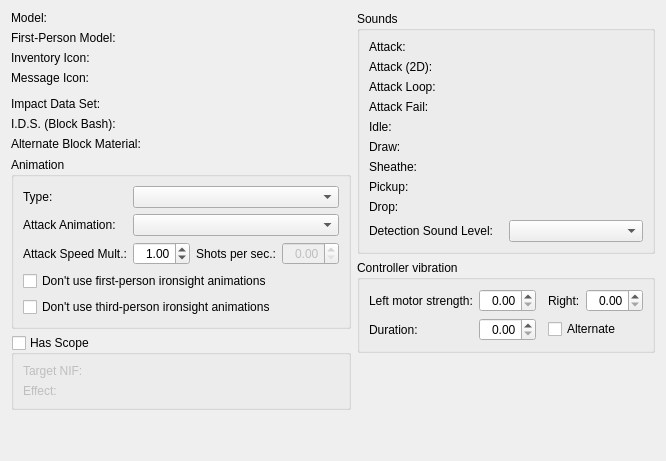
     <widget class="QWidget" name="tabArt">
      <attribute name="title">
       <string>Art and Sound</string>
      </attribute>
      <layout class="QHBoxLayout" name="horizontalLayout_2">
       <item>
        <layout class="QVBoxLayout" name="verticalLayout_2">
         <item>
          <layout class="QGridLayout" name="gridLayout_12">
           <item row="7" column="1">
            <widget class="DKFormPicker" name="impactDataSetBlockBash"/>
           </item>
           <item row="3" column="0">
            <widget class="QLabel" name="label_48">
             <property name="text">
              <string>Inventory Icon:</string>
             </property>
             <property name="buddy">
              <cstring>iconInventory</cstring>
             </property>
            </widget>
           </item>
           <item row="8" column="0">
            <widget class="QLabel" name="label_38">
             <property name="text">
              <string>Alternate Block Material:</string>
             </property>
             <property name="buddy">
              <cstring>alternateBlockMaterial</cstring>
             </property>
            </widget>
           </item>
           <item row="5" column="0" colspan="2">
            <widget class="DKFormDestructionDataButton" name="destructionData"/>
           </item>
           <item row="6" column="0">
            <widget class="QLabel" name="label_36">
             <property name="text">
              <string>Impact Data Set:</string>
             </property>
             <property name="buddy">
              <cstring>impactDataSet</cstring>
             </property>
            </widget>
           </item>
           <item row="0" column="0">
            <widget class="QLabel" name="label_34">
             <property name="text">
              <string>Model:</string>
             </property>
             <property name="buddy">
              <cstring>model</cstring>
             </property>
            </widget>
           </item>
           <item row="6" column="1">
            <widget class="DKFormPicker" name="impactDataSet"/>
           </item>
           <item row="0" column="1">
            <widget class="DKFormNIFPicker" name="model">
             <property name="whatsThis">
              <string>The 3D model used for this weapon when it's seen in the world, or when it's seen wielded from a third-person perspective.</string>
             </property>
            </widget>
           </item>
           <item row="7" column="0">
            <widget class="QLabel" name="label_37">
             <property name="text">
              <string>I.D.S. (Block Bash):</string>
             </property>
             <property name="buddy">
              <cstring>impactDataSetBlockBash</cstring>
             </property>
            </widget>
           </item>
           <item row="8" column="1">
            <widget class="DKFormPicker" name="alternateBlockMaterial"/>
           </item>
           <item row="2" column="0">
            <widget class="QLabel" name="label_35">
             <property name="text">
              <string>First-Person Model:</string>
             </property>
             <property name="buddy">
              <cstring>firstPersonModel</cstring>
             </property>
            </widget>
           </item>
           <item row="2" column="1">
            <widget class="DKFormPicker" name="firstPersonModel">
             <property name="whatsThis">
              <string>The weapon model object used for this weapon when it's seen from a first-person perspective. For some reason, this is a Static form and not just a NIF path.</string>
             </property>
            </widget>
           </item>
           <item row="4" column="0">
            <widget class="QLabel" name="label_49">
             <property name="text">
              <string>Message Icon:</string>
             </property>
             <property name="buddy">
              <cstring>iconMessage</cstring>
             </property>
            </widget>
           </item>
           <item row="3" column="1">
            <widget class="DKGameFilePicker" name="iconInventory">
             <property name="whatsThis">
              <string>Unused.</string>
             </property>
             <property name="standardConfiguration">
              <enum>DKGameFilePicker::Textures</enum>
             </property>
            </widget>
           </item>
           <item row="4" column="1">
            <widget class="DKGameFilePicker" name="iconMessage">
             <property name="whatsThis">
              <string>Unused.</string>
             </property>
             <property name="standardConfiguration">
              <enum>DKGameFilePicker::Textures</enum>
             </property>
            </widget>
           </item>
          </layout>
         </item>
         <item>
          <widget class="QGroupBox" name="groupBox_5">
           <property name="title">
            <string>Animation</string>
           </property>
           <layout class="QGridLayout" name="gridLayout_14">
            <item row="2" column="0">
             <widget class="QLabel" name="label_43">
              <property name="text">
               <string>Attack Speed Mult.:</string>
              </property>
              <property name="buddy">
               <cstring>animAttackMult</cstring>
              </property>
             </widget>
            </item>
            <item row="1" column="0">
             <widget class="QLabel" name="label_42">
              <property name="text">
               <string>Attack Animation:</string>
              </property>
              <property name="buddy">
               <cstring>attackAnim</cstring>
              </property>
             </widget>
            </item>
            <item row="2" column="3">
             <widget class="QDoubleSpinBox" name="animShotsPerSec">
              <property name="enabled">
               <bool>false</bool>
              </property>
              <property name="alignment">
               <set>Qt::AlignRight|Qt::AlignTrailing|Qt::AlignVCenter</set>
              </property>
             </widget>
            </item>
            <item row="2" column="2">
             <widget class="QLabel" name="label_44">
              <property name="text">
               <string>Shots per sec.:</string>
              </property>
              <property name="buddy">
               <cstring>animShotsPerSec</cstring>
              </property>
             </widget>
            </item>
            <item row="3" column="0" colspan="4">
             <widget class="QCheckBox" name="flagNoFirstPersonISAnims">
              <property name="text">
               <string>Don't use first-person ironsight animations</string>
              </property>
             </widget>
            </item>
            <item row="2" column="1">
             <widget class="QDoubleSpinBox" name="animAttackMult">
              <property name="alignment">
               <set>Qt::AlignRight|Qt::AlignTrailing|Qt::AlignVCenter</set>
              </property>
              <property name="value">
               <double>1.000000000000000</double>
              </property>
             </widget>
            </item>
            <item row="0" column="0">
             <widget class="QLabel" name="label_41">
              <property name="text">
               <string>Type:</string>
              </property>
              <property name="buddy">
               <cstring>weaponType</cstring>
              </property>
             </widget>
            </item>
            <item row="1" column="1" colspan="3">
             <widget class="QComboBox" name="attackAnim"/>
            </item>
            <item row="0" column="1" colspan="3">
             <widget class="QComboBox" name="weaponType"/>
            </item>
            <item row="4" column="0" colspan="4">
             <widget class="QCheckBox" name="flagNoThirdPersonISAnims">
              <property name="text">
               <string>Don't use third-person ironsight animations</string>
              </property>
             </widget>
            </item>
           </layout>
          </widget>
         </item>
         <item>
          <widget class="QGroupBox" name="scopeGroupbox">
           <property name="title">
            <string>Has Scope</string>
           </property>
           <property name="checkable">
            <bool>true</bool>
           </property>
           <property name="checked">
            <bool>false</bool>
           </property>
           <layout class="QGridLayout" name="gridLayout_13">
            <item row="0" column="0">
             <widget class="QLabel" name="label_39">
              <property name="text">
               <string>Target NIF:</string>
              </property>
              <property name="buddy">
               <cstring>scopeTargetNIF</cstring>
              </property>
             </widget>
            </item>
            <item row="0" column="1">
             <widget class="DKFormNIFPicker" name="scopeTargetNIF">
              <property name="whatsThis">
               <string>A 3D model to serve as a screen overlay when using the weapon's scope.</string>
              </property>
             </widget>
            </item>
            <item row="1" column="0">
             <widget class="QLabel" name="label_40">
              <property name="text">
               <string>Effect:</string>
              </property>
              <property name="buddy">
               <cstring>scopeEffect</cstring>
              </property>
             </widget>
            </item>
            <item row="1" column="1">
             <widget class="DKFormPicker" name="scopeEffect">
              <property name="whatsThis">
               <string>An EffectShader to be applied to the target or the view when the scope is used.</string>
              </property>
             </widget>
            </item>
           </layout>
          </widget>
         </item>
         <item>
          <spacer name="verticalSpacer_3">
           <property name="orientation">
            <enum>Qt::Vertical</enum>
           </property>
           <property name="sizeHint" stdset="0">
            <size>
             <width>20</width>
             <height>40</height>
            </size>
           </property>
          </spacer>
         </item>
        </layout>
       </item>
       <item>
        <layout class="QVBoxLayout" name="verticalLayout">
         <item>
          <widget class="QGroupBox" name="groupBox_4">
           <property name="title">
            <string>Sounds</string>
           </property>
           <layout class="QGridLayout" name="gridLayout_11">
            <item row="5" column="1">
             <widget class="DKFormPicker" name="soundEquip">
              <property name="whatsThis">
               <string>The sound made when this weapon is drawn from its sheathe.</string>
              </property>
             </widget>
            </item>
            <item row="6" column="0">
             <widget class="QLabel" name="label_30">
              <property name="text">
               <string>Sheathe:</string>
              </property>
              <property name="buddy">
               <cstring>soundUnequip</cstring>
              </property>
             </widget>
            </item>
            <item row="4" column="1">
             <widget class="DKFormPicker" name="soundIdle"/>
            </item>
            <item row="8" column="0">
             <widget class="QLabel" name="label_32">
              <property name="text">
               <string>Drop:</string>
              </property>
              <property name="buddy">
               <cstring>soundDrop</cstring>
              </property>
             </widget>
            </item>
            <item row="1" column="0">
             <widget class="QLabel" name="label_25">
              <property name="text">
               <string>Attack (2D):</string>
              </property>
              <property name="buddy">
               <cstring>soundAttack2D</cstring>
              </property>
             </widget>
            </item>
            <item row="0" column="1">
             <widget class="DKFormPicker" name="soundAttack"/>
            </item>
            <item row="7" column="1">
             <widget class="DKFormPicker" name="soundPickup">
              <property name="whatsThis">
               <string>The sound made when the player picks up this item.</string>
              </property>
             </widget>
            </item>
            <item row="6" column="1">
             <widget class="DKFormPicker" name="soundUnequip">
              <property name="whatsThis">
               <string>The sound made when this weapon is returned to its sheathe.</string>
              </property>
             </widget>
            </item>
            <item row="2" column="0">
             <widget class="QLabel" name="label_27">
              <property name="text">
               <string>Attack Loop:</string>
              </property>
              <property name="buddy">
               <cstring>soundAttackLoop</cstring>
              </property>
             </widget>
            </item>
            <item row="3" column="1">
             <widget class="DKFormPicker" name="soundAttackFail">
              <property name="whatsThis">
               <string>The sound made by a melee weapon when it misses, or the sound made by a ranged weapon if its wielder tries to fire it while out of ammo.</string>
              </property>
             </widget>
            </item>
            <item row="0" column="0">
             <widget class="QLabel" name="label_13">
              <property name="text">
               <string>Attack:</string>
              </property>
              <property name="buddy">
               <cstring>soundAttack</cstring>
              </property>
             </widget>
            </item>
            <item row="7" column="0">
             <widget class="QLabel" name="label_31">
              <property name="text">
               <string>Pickup:</string>
              </property>
              <property name="buddy">
               <cstring>soundPickup</cstring>
              </property>
             </widget>
            </item>
            <item row="4" column="0">
             <widget class="QLabel" name="label_28">
              <property name="text">
               <string>Idle:</string>
              </property>
              <property name="buddy">
               <cstring>soundIdle</cstring>
              </property>
             </widget>
            </item>
            <item row="8" column="1">
             <widget class="DKFormPicker" name="soundDrop">
              <property name="whatsThis">
               <string>The sound made when the player drops this item.</string>
              </property>
             </widget>
            </item>
            <item row="1" column="1">
             <widget class="DKFormPicker" name="soundAttack2D"/>
            </item>
            <item row="2" column="1">
             <widget class="DKFormPicker" name="soundAttackLoop"/>
            </item>
            <item row="5" column="0">
             <widget class="QLabel" name="label_29">
              <property name="text">
               <string>Draw:</string>
              </property>
              <property name="buddy">
               <cstring>soundEquip</cstring>
              </property>
             </widget>
            </item>
            <item row="3" column="0">
             <widget class="QLabel" name="label_26">
              <property name="text">
               <string>Attack Fail:</string>
              </property>
              <property name="buddy">
               <cstring>soundAttackFail</cstring>
              </property>
             </widget>
            </item>
            <item row="9" column="0" colspan="2">
             <layout class="QHBoxLayout" name="horizontalLayout">
              <item>
               <widget class="QLabel" name="label_33">
                <property name="text">
                 <string>Detection Sound Level:</string>
                </property>
                <property name="buddy">
                 <cstring>detectionSoundLevel</cstring>
                </property>
               </widget>
              </item>
              <item>
               <widget class="QComboBox" name="detectionSoundLevel">
                <property name="whatsThis">
                 <string>Control how easily NPC AI can hear this weapon, for detection purposes.</string>
                </property>
               </widget>
              </item>
             </layout>
            </item>
           </layout>
          </widget>
         </item>
         <item>
          <widget class="QGroupBox" name="groupBox_6">
           <property name="title">
            <string>Controller vibration</string>
           </property>
           <layout class="QGridLayout" name="gridLayout_16">
            <item row="0" column="0">
             <widget class="QLabel" name="label_45">
              <property name="text">
               <string>Left motor strength:</string>
              </property>
              <property name="buddy">
               <cstring>rumbleStrengthL</cstring>
              </property>
             </widget>
            </item>
            <item row="1" column="3" colspan="2">
             <widget class="QCheckBox" name="flagAlternateRumble">
              <property name="text">
               <string>Alternate</string>
              </property>
             </widget>
            </item>
            <item row="0" column="4">
             <widget class="QDoubleSpinBox" name="rumbleStrengthR">
              <property name="alignment">
               <set>Qt::AlignRight|Qt::AlignTrailing|Qt::AlignVCenter</set>
              </property>
             </widget>
            </item>
            <item row="1" column="0">
             <widget class="QLabel" name="label_47">
              <property name="text">
               <string>Duration:</string>
              </property>
              <property name="buddy">
               <cstring>rumbleDuration</cstring>
              </property>
             </widget>
            </item>
            <item row="1" column="1">
             <widget class="QDoubleSpinBox" name="rumbleDuration">
              <property name="alignment">
               <set>Qt::AlignRight|Qt::AlignTrailing|Qt::AlignVCenter</set>
              </property>
             </widget>
            </item>
            <item row="0" column="3">
             <widget class="QLabel" name="label_46">
              <property name="text">
               <string>Right:</string>
              </property>
              <property name="buddy">
               <cstring>rumbleStrengthR</cstring>
              </property>
             </widget>
            </item>
            <item row="0" column="1">
             <widget class="QDoubleSpinBox" name="rumbleStrengthL">
              <property name="alignment">
               <set>Qt::AlignRight|Qt::AlignTrailing|Qt::AlignVCenter</set>
              </property>
             </widget>
            </item>
            <item row="0" column="2">
             <spacer name="horizontalSpacer_4">
              <property name="orientation">
               <enum>Qt::Horizontal</enum>
              </property>
              <property name="sizeType">
               <enum>QSizePolicy::Fixed</enum>
              </property>
              <property name="sizeHint" stdset="0">
               <size>
                <width>6</width>
                <height>20</height>
               </size>
              </property>
             </spacer>
            </item>
           </layout>
          </widget>
         </item>
         <item>
          <spacer name="verticalSpacer_4">
           <property name="orientation">
            <enum>Qt::Vertical</enum>
           </property>
           <property name="sizeHint" stdset="0">
            <size>
             <width>20</width>
             <height>40</height>
            </size>
           </property>
          </spacer>
         </item>
        </layout>
       </item>
      </layout>
     </widget>
